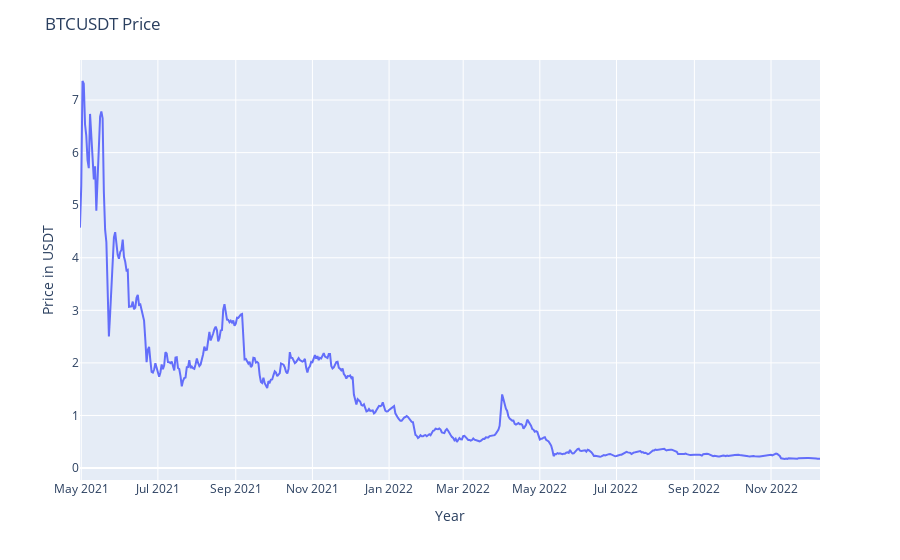

Write notebook code for a chart like this one.
### Code cell
fig = px.line(btc_daily, x=btc_daily.index, y="Close",)
fig.update_layout(
    yaxis_title="Price in USDT", 
    xaxis_title="Year",
    legend_title="", 
    title="BTCUSDT Price"
)
fig.show()

### Figure 1 — Plotly figure (JSON) as saved in the notebook; plotly's stock layout.template omitted (floating-point values rounded to 4 significant figures; data arrays with more than 128 entries replaced by an {"elided": "..."} marker saying what was removed)
{"data": [{"hovertemplate": "Close time=%{x}<br>Close=%{y}<extra></extra>", "legendgroup": "", "line": {"color": "#636efa", "dash": "solid"}, "mode": "lines", "name": "", "orientation": "v", "showlegend": false, "type": "scatter", "x": {"elided": "590 str values"}, "xaxis": "x", "y": {"elided": "590 float values"}, "yaxis": "y"}], "layout": {"legend": {"title": {"text": ""}, "tracegroupgap": 0}, "margin": {"t": 60}, "title": {"text": "BTCUSDT Price"}, "xaxis": {"anchor": "y", "domain": [0, 1], "title": {"text": "Year"}}, "yaxis": {"anchor": "x", "domain": [0, 1], "title": {"text": "Price in USDT"}}}}
